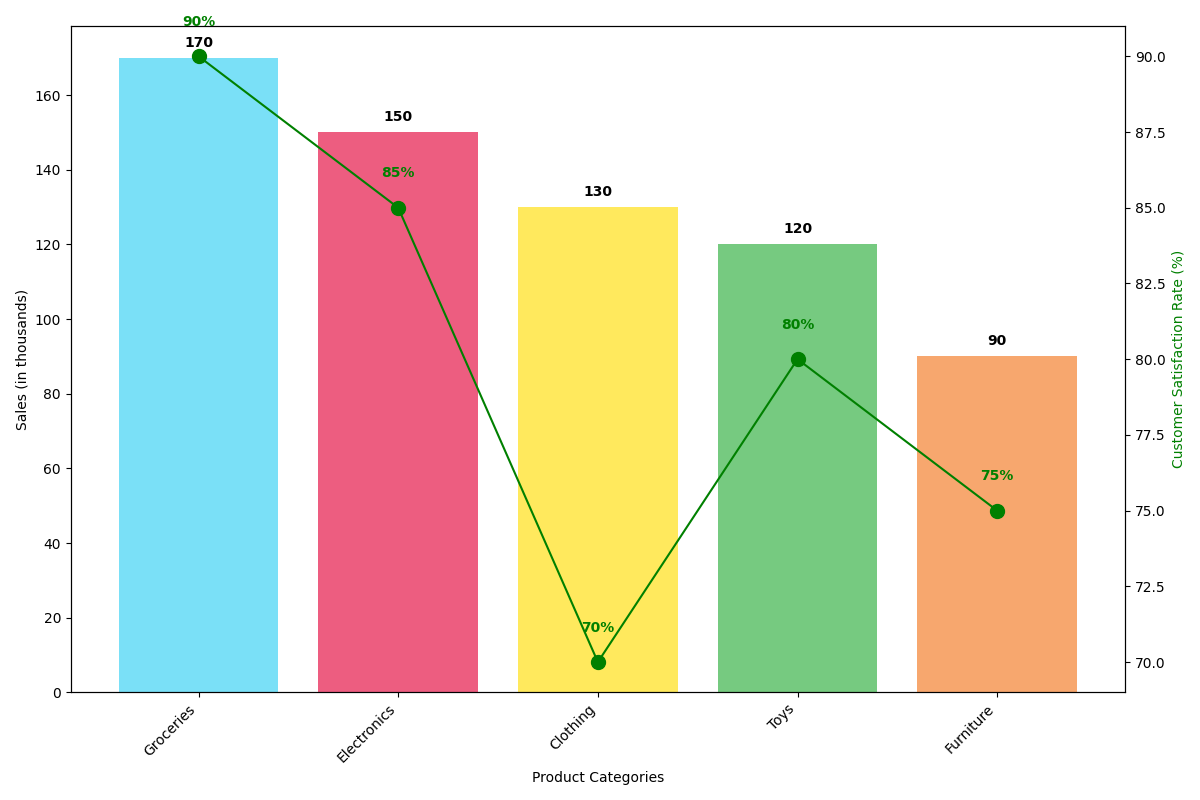

Python code for this plot:
import matplotlib.pyplot as plt
import numpy as np

categories = ['Electronics', 'Furniture', 'Clothing', 'Toys', 'Groceries']
sales = [150, 90, 130, 120, 170]
satisfaction_rates = [85, 75, 70, 80, 90]

# Sorting the data in descending order of sales
sorted_indices = np.argsort(sales)[::-1]
categories = [categories[i] for i in sorted_indices]
sales = [sales[i] for i in sorted_indices]
satisfaction_rates = [satisfaction_rates[i] for i in sorted_indices]

colors = ['#e6194B', '#f58231', '#ffe119', '#3cb44b', '#42d4f4']
colors = [colors[i] for i in sorted_indices]

fig, ax1 = plt.subplots(figsize=(12, 8))
x_pos = np.arange(len(categories))

# Plotting the bar chart
ax1.bar(x_pos, sales, color=colors, alpha=0.7)
ax1.set_xlabel('Product Categories')
ax1.set_ylabel('Sales (in thousands)', color='black')
ax1.set_xticks(x_pos)
ax1.set_xticklabels(categories, rotation=45, ha='right')

# Plotting the line chart
ax2 = ax1.twinx()
ax2.plot(x_pos, satisfaction_rates, 'o-', color='green', markersize=10)
ax2.set_ylabel('Customer Satisfaction Rate (%)', color='green')

# Adding annotations to the bars and the points on the line
for i, v in enumerate(sales):
    ax1.text(i, v + 3, f"{v}", ha='center', fontweight='bold')
for i, v in enumerate(satisfaction_rates):
    ax2.text(i, v + 1, f"{v}%", ha='center', fontweight='bold', color='green')

fig.tight_layout()
plt.show()
